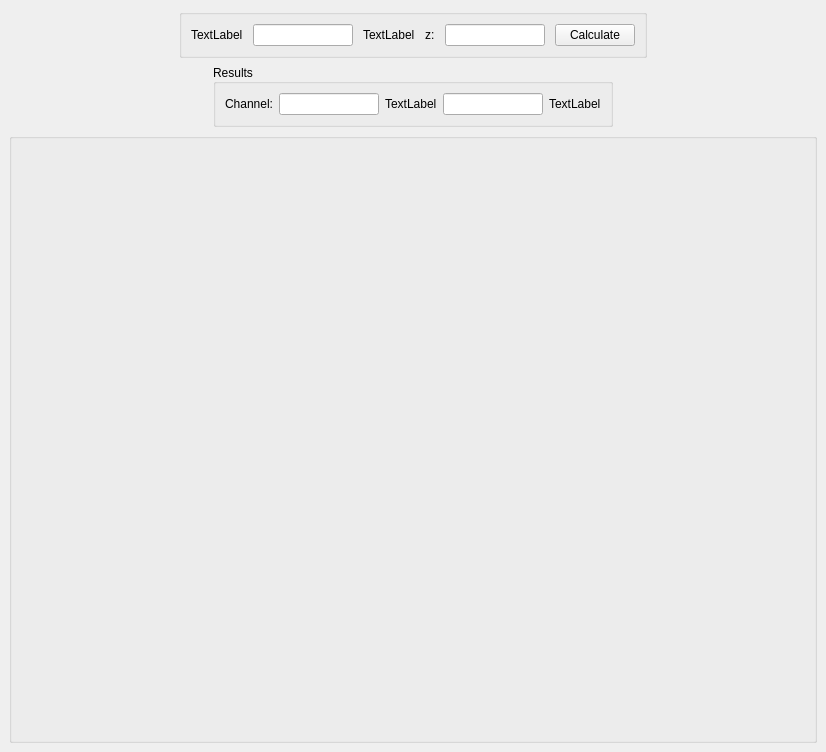
<?xml version="1.0" encoding="UTF-8"?>
<ui version="4.0">
 <class>MrsChanell</class>
 <widget class="QMainWindow" name="MrsChanell">
  <property name="geometry">
   <rect>
    <x>0</x>
    <y>0</y>
    <width>826</width>
    <height>752</height>
   </rect>
  </property>
  <property name="windowTitle">
   <string>MrsChanell</string>
  </property>
  <widget class="QWidget" name="centralwidget">
   <layout class="QGridLayout" name="gridLayout_2">
    <item row="0" column="0">
     <layout class="QGridLayout" name="gridLayout">
      <item row="2" column="0">
       <widget class="QGroupBox" name="bottomPlot">
        <property name="sizePolicy">
         <sizepolicy hsizetype="Expanding" vsizetype="Preferred">
          <horstretch>0</horstretch>
          <verstretch>0</verstretch>
         </sizepolicy>
        </property>
        <property name="minimumSize">
         <size>
          <width>500</width>
          <height>500</height>
         </size>
        </property>
        <property name="title">
         <string/>
        </property>
       </widget>
      </item>
      <item row="1" column="0" alignment="Qt::AlignHCenter">
       <widget class="QGroupBox" name="groupBox_2">
        <property name="sizePolicy">
         <sizepolicy hsizetype="Fixed" vsizetype="Fixed">
          <horstretch>0</horstretch>
          <verstretch>0</verstretch>
         </sizepolicy>
        </property>
        <property name="title">
         <string>Results</string>
        </property>
        <property name="alignment">
         <set>Qt::AlignLeading|Qt::AlignLeft|Qt::AlignVCenter</set>
        </property>
        <layout class="QHBoxLayout" name="horizontalLayout_4">
         <item>
          <layout class="QHBoxLayout" name="horizontalLayout_3">
           <property name="leftMargin">
            <number>0</number>
           </property>
           <property name="rightMargin">
            <number>0</number>
           </property>
           <item>
            <widget class="QLabel" name="label_4">
             <property name="sizePolicy">
              <sizepolicy hsizetype="Fixed" vsizetype="Preferred">
               <horstretch>0</horstretch>
               <verstretch>0</verstretch>
              </sizepolicy>
             </property>
             <property name="text">
              <string>Channel:</string>
             </property>
            </widget>
           </item>
           <item>
            <widget class="QLineEdit" name="channellEdit">
             <property name="maximumSize">
              <size>
               <width>100</width>
               <height>16777215</height>
              </size>
             </property>
             <property name="focusPolicy">
              <enum>Qt::NoFocus</enum>
             </property>
             <property name="readOnly">
              <bool>true</bool>
             </property>
            </widget>
           </item>
           <item>
            <widget class="QLabel" name="lambdaObsLabel">
             <property name="sizePolicy">
              <sizepolicy hsizetype="Fixed" vsizetype="Preferred">
               <horstretch>0</horstretch>
               <verstretch>0</verstretch>
              </sizepolicy>
             </property>
             <property name="text">
              <string>TextLabel</string>
             </property>
            </widget>
           </item>
           <item>
            <widget class="QLineEdit" name="lambdaObsEdit">
             <property name="maximumSize">
              <size>
               <width>100</width>
               <height>16777215</height>
              </size>
             </property>
             <property name="focusPolicy">
              <enum>Qt::NoFocus</enum>
             </property>
             <property name="readOnly">
              <bool>true</bool>
             </property>
            </widget>
           </item>
           <item>
            <widget class="QLabel" name="lambdaObsUnitLabel">
             <property name="sizePolicy">
              <sizepolicy hsizetype="Fixed" vsizetype="Preferred">
               <horstretch>0</horstretch>
               <verstretch>0</verstretch>
              </sizepolicy>
             </property>
             <property name="text">
              <string>TextLabel</string>
             </property>
            </widget>
           </item>
          </layout>
         </item>
        </layout>
       </widget>
      </item>
      <item row="0" column="0" alignment="Qt::AlignHCenter">
       <widget class="QGroupBox" name="groupBox">
        <property name="sizePolicy">
         <sizepolicy hsizetype="Fixed" vsizetype="Fixed">
          <horstretch>0</horstretch>
          <verstretch>0</verstretch>
         </sizepolicy>
        </property>
        <property name="styleSheet">
         <string notr="true"/>
        </property>
        <property name="title">
         <string/>
        </property>
        <property name="alignment">
         <set>Qt::AlignLeading|Qt::AlignLeft|Qt::AlignVCenter</set>
        </property>
        <layout class="QHBoxLayout" name="horizontalLayout_2">
         <item>
          <layout class="QHBoxLayout" name="horizontalLayout">
           <property name="spacing">
            <number>10</number>
           </property>
           <property name="sizeConstraint">
            <enum>QLayout::SetDefaultConstraint</enum>
           </property>
           <property name="leftMargin">
            <number>0</number>
           </property>
           <item>
            <widget class="QLabel" name="lambdaLabel">
             <property name="sizePolicy">
              <sizepolicy hsizetype="Fixed" vsizetype="Preferred">
               <horstretch>0</horstretch>
               <verstretch>0</verstretch>
              </sizepolicy>
             </property>
             <property name="text">
              <string>TextLabel</string>
             </property>
             <property name="alignment">
              <set>Qt::AlignLeading|Qt::AlignLeft|Qt::AlignVCenter</set>
             </property>
            </widget>
           </item>
           <item>
            <widget class="QLineEdit" name="lambdaEdit">
             <property name="sizePolicy">
              <sizepolicy hsizetype="Expanding" vsizetype="Fixed">
               <horstretch>0</horstretch>
               <verstretch>0</verstretch>
              </sizepolicy>
             </property>
             <property name="maximumSize">
              <size>
               <width>100</width>
               <height>16777215</height>
              </size>
             </property>
             <property name="alignment">
              <set>Qt::AlignLeading|Qt::AlignLeft|Qt::AlignVCenter</set>
             </property>
            </widget>
           </item>
           <item>
            <widget class="QLabel" name="lambdaUnitLabel">
             <property name="sizePolicy">
              <sizepolicy hsizetype="Fixed" vsizetype="Preferred">
               <horstretch>0</horstretch>
               <verstretch>0</verstretch>
              </sizepolicy>
             </property>
             <property name="maximumSize">
              <size>
               <width>16777215</width>
               <height>16777215</height>
              </size>
             </property>
             <property name="text">
              <string>TextLabel</string>
             </property>
            </widget>
           </item>
           <item>
            <widget class="QLabel" name="label_3">
             <property name="sizePolicy">
              <sizepolicy hsizetype="Fixed" vsizetype="Preferred">
               <horstretch>0</horstretch>
               <verstretch>0</verstretch>
              </sizepolicy>
             </property>
             <property name="text">
              <string>z:</string>
             </property>
            </widget>
           </item>
           <item>
            <widget class="QLineEdit" name="zEdit">
             <property name="maximumSize">
              <size>
               <width>100</width>
               <height>16777215</height>
              </size>
             </property>
            </widget>
           </item>
           <item>
            <widget class="QPushButton" name="channellButton">
             <property name="maximumSize">
              <size>
               <width>100</width>
               <height>16777215</height>
              </size>
             </property>
             <property name="text">
              <string>Calculate</string>
             </property>
            </widget>
           </item>
          </layout>
         </item>
        </layout>
       </widget>
      </item>
     </layout>
    </item>
   </layout>
  </widget>
 </widget>
 <resources/>
 <connections/>
</ui>
